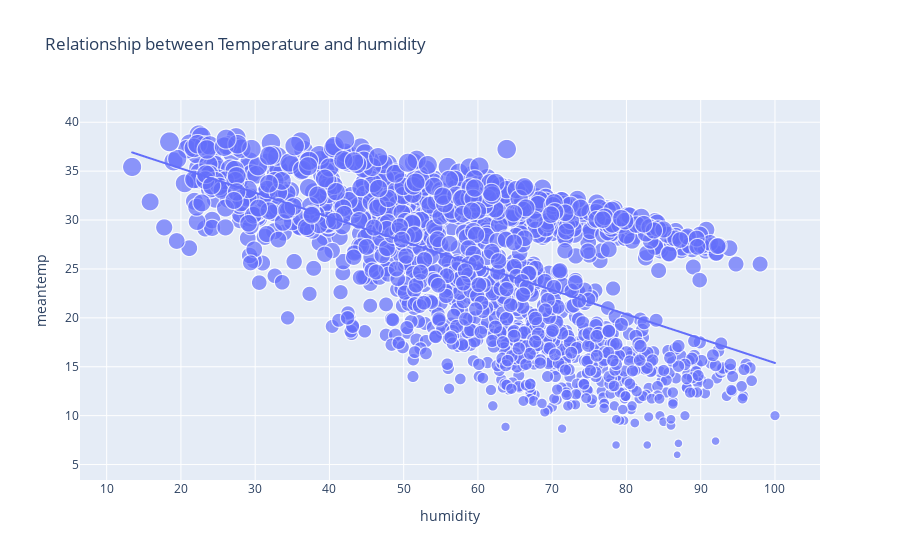

The cell this chart's notebook holds for it:
### Code cell
import plotly.express as px
figure=px.scatter(climate_df,x='humidity',
                  y='meantemp',
                  size='meantemp',
                  trendline='ols',
                  title='Relationship between Temperature and humidity'
                 )
figure.show()

### Figure 1 — Plotly figure (JSON) as saved in the notebook; plotly's stock layout.template omitted (floating-point values rounded to 4 significant figures; data arrays with more than 128 entries replaced by an {"elided": "..."} marker saying what was removed)
{"data": [{"hovertemplate": "humidity=%{x}<br>meantemp=%{marker.size}<extra></extra>", "legendgroup": "", "marker": {"color": "#636efa", "size": {"elided": "1576 float values"}, "sizemode": "area", "sizeref": 0.09679, "symbol": "circle"}, "mode": "markers", "name": "", "showlegend": false, "type": "scattergl", "x": {"elided": "1576 float values"}, "xaxis": "x", "y": {"elided": "1576 float values"}, "yaxis": "y"}, {"hovertemplate": "<b>OLS trendline</b><br>meantemp = -0.248662 * humidity + 40.2523<br>R<sup>2</sup>=0.330451<br><br>humidity=%{x}<br>meantemp=%{y} <b>(trend)</b><extra></extra>", "legendgroup": "", "marker": {"color": "#636efa", "symbol": "circle"}, "mode": "lines", "name": "", "showlegend": false, "type": "scattergl", "x": {"elided": "1576 float values"}, "xaxis": "x", "y": {"elided": "1576 float values"}, "yaxis": "y"}], "layout": {"autosize": true, "legend": {"itemsizing": "constant", "tracegroupgap": 0}, "title": {"text": "Relationship between Temperature and humidity"}, "xaxis": {"anchor": "y", "autorange": true, "domain": [0, 1], "range": [5.549, 106.6], "title": {"text": "humidity"}, "type": "linear"}, "yaxis": {"anchor": "x", "autorange": true, "domain": [0, 1], "range": [2.442, 44.51], "title": {"text": "meantemp"}, "type": "linear"}}}
